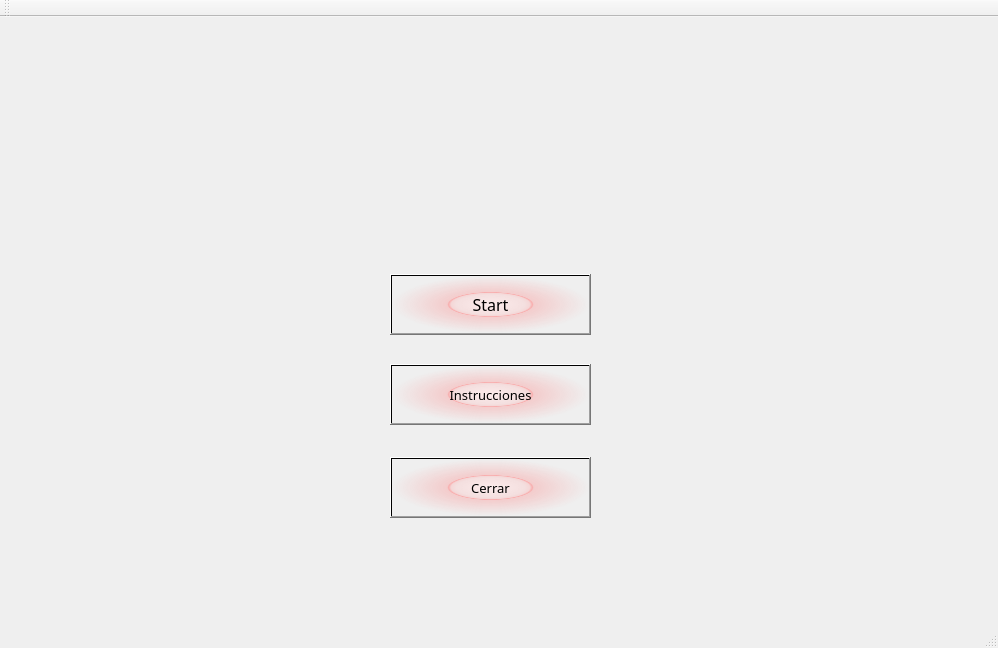
<?xml version="1.0" encoding="UTF-8"?>
<ui version="4.0">
 <class>GAME</class>
 <widget class="QMainWindow" name="GAME">
  <property name="geometry">
   <rect>
    <x>0</x>
    <y>0</y>
    <width>998</width>
    <height>648</height>
   </rect>
  </property>
  <property name="windowTitle">
   <string>GAME</string>
  </property>
  <widget class="QWidget" name="centralWidget">
   <widget class="QPushButton" name="pushButton">
    <property name="geometry">
     <rect>
      <x>390</x>
      <y>440</y>
      <width>201</width>
      <height>61</height>
     </rect>
    </property>
    <property name="font">
     <font>
      <family>MV Boli</family>
      <pointsize>10</pointsize>
      <italic>false</italic>
     </font>
    </property>
    <property name="styleSheet">
     <string notr="true">background-color: qradialgradient(spread:pad, cx:0.5, cy:0.5, radius:0.5, fx:0.5, fy:0.5, stop:0 rgba(255, 235, 235, 206), stop:0.35 rgba(255, 188, 188, 80), stop:0.4 rgba(255, 162, 162, 80), stop:0.425 rgba(255, 132, 132, 156), stop:0.44 rgba(252, 128, 128, 80), stop:1 rgba(255, 255, 255, 0));</string>
    </property>
    <property name="text">
     <string>Cerrar</string>
    </property>
   </widget>
   <widget class="QPushButton" name="pushButton_3">
    <property name="geometry">
     <rect>
      <x>390</x>
      <y>347</y>
      <width>201</width>
      <height>61</height>
     </rect>
    </property>
    <property name="font">
     <font>
      <family>MV Boli</family>
      <pointsize>10</pointsize>
      <weight>50</weight>
      <italic>false</italic>
      <bold>false</bold>
     </font>
    </property>
    <property name="acceptDrops">
     <bool>false</bool>
    </property>
    <property name="toolTip">
     <string>&lt;html&gt;&lt;head/&gt;&lt;body&gt;&lt;p&gt;&lt;span style=&quot; font-weight:600;&quot;&gt;Instrucciones&lt;/span&gt;&lt;/p&gt;&lt;/body&gt;&lt;/html&gt;</string>
    </property>
    <property name="styleSheet">
     <string notr="true">background-color: qradialgradient(spread:pad, cx:0.5, cy:0.5, radius:0.5, fx:0.5, fy:0.5, stop:0 rgba(255, 235, 235, 206), stop:0.35 rgba(255, 188, 188, 80), stop:0.4 rgba(255, 162, 162, 80), stop:0.425 rgba(255, 132, 132, 156), stop:0.44 rgba(252, 128, 128, 80), stop:1 rgba(255, 255, 255, 0));</string>
    </property>
    <property name="text">
     <string>Instrucciones</string>
    </property>
    <property name="checkable">
     <bool>false</bool>
    </property>
    <property name="autoExclusive">
     <bool>false</bool>
    </property>
   </widget>
   <widget class="QPushButton" name="Start">
    <property name="geometry">
     <rect>
      <x>390</x>
      <y>257</y>
      <width>201</width>
      <height>61</height>
     </rect>
    </property>
    <property name="font">
     <font>
      <family>MV Boli</family>
      <pointsize>12</pointsize>
      <weight>50</weight>
      <italic>false</italic>
      <bold>false</bold>
     </font>
    </property>
    <property name="styleSheet">
     <string notr="true">background-color: qradialgradient(spread:pad, cx:0.5, cy:0.5, radius:0.5, fx:0.5, fy:0.5, stop:0 rgba(255, 235, 235, 206), stop:0.35 rgba(255, 188, 188, 80), stop:0.4 rgba(255, 162, 162, 80), stop:0.425 rgba(255, 132, 132, 156), stop:0.44 rgba(252, 128, 128, 80), stop:1 rgba(255, 255, 255, 0));</string>
    </property>
    <property name="text">
     <string>Start</string>
    </property>
   </widget>
   <widget class="QLabel" name="label">
    <property name="geometry">
     <rect>
      <x>0</x>
      <y>0</y>
      <width>1001</width>
      <height>591</height>
     </rect>
    </property>
    <property name="styleSheet">
     <string notr="true">background-image: url(:/Camera Roll/bomberman.png);</string>
    </property>
    <property name="text">
     <string/>
    </property>
    <property name="pixmap">
     <pixmap resource="imagen.qrc">:/Camera Roll/bomberman.png</pixmap>
    </property>
    <property name="scaledContents">
     <bool>true</bool>
    </property>
   </widget>
   <zorder>label</zorder>
   <zorder>Start</zorder>
   <zorder>pushButton_3</zorder>
   <zorder>pushButton</zorder>
  </widget>
  <widget class="QMenuBar" name="menuBar">
   <property name="geometry">
    <rect>
     <x>0</x>
     <y>0</y>
     <width>998</width>
     <height>26</height>
    </rect>
   </property>
  </widget>
  <widget class="QToolBar" name="mainToolBar">
   <attribute name="toolBarArea">
    <enum>TopToolBarArea</enum>
   </attribute>
   <attribute name="toolBarBreak">
    <bool>false</bool>
   </attribute>
  </widget>
  <widget class="QStatusBar" name="statusBar"/>
 </widget>
 <layoutdefault spacing="6" margin="11"/>
 <resources>
  <include location="imagen.qrc"/>
 </resources>
 <connections>
  <connection>
   <sender>pushButton</sender>
   <signal>clicked()</signal>
   <receiver>GAME</receiver>
   <slot>close()</slot>
   <hints>
    <hint type="sourcelabel">
     <x>540</x>
     <y>450</y>
    </hint>
    <hint type="destinationlabel">
     <x>857</x>
     <y>548</y>
    </hint>
   </hints>
  </connection>
 </connections>
</ui>
